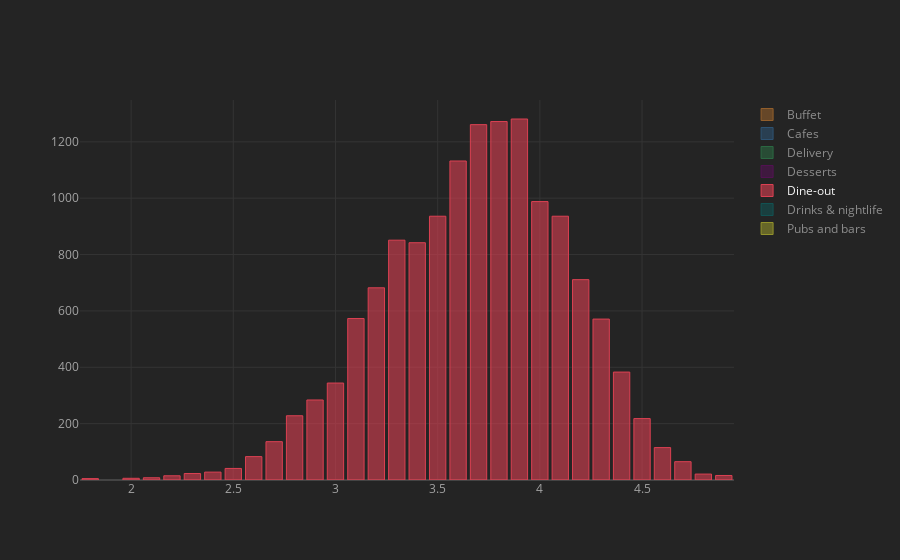

Notebook source saved alongside this figure:
### Markdown cell above
# Ratings by Type of Restaurants

### Code cell
rate_type=pd.crosstab(df['rate'],df['type'])
rate_type.iplot(kind="bar",barmode="stack")

### Figure 1 — Plotly figure (JSON) as saved in the notebook; plotly's stock layout.template omitted (floating-point values rounded to 4 significant figures)
{"data": [{"marker": {"color": "rgba(255, 153, 51, 0.6)", "line": {"color": "rgba(255, 153, 51, 1.0)", "width": 1}}, "name": "Buffet", "orientation": "v", "text": "", "type": "bar", "visible": "legendonly", "x": [1.8, 2, 2.1, 2.2, 2.3, 2.4, 2.5, 2.6, 2.7, 2.8, 2.9, 3, 3.1, 3.2, 3.3, 3.4, 3.5, 3.6, 3.7, 3.8, 3.9, 4, 4.1, 4.2, 4.3, 4.4, 4.5, 4.6, 4.7, 4.8, 4.9], "y": [0, 0, 0, 0, 5, 0, 1, 3, 4, 16, 8, 21, 13, 2, 15, 5, 28, 13, 37, 90, 91, 85, 72, 76, 99, 73, 42, 13, 21, 5, 9]}, {"marker": {"color": "rgba(55, 128, 191, 0.6)", "line": {"color": "rgba(55, 128, 191, 1.0)", "width": 1}}, "name": "Cafes", "orientation": "v", "text": "", "type": "bar", "visible": "legendonly", "x": [1.8, 2, 2.1, 2.2, 2.3, 2.4, 2.5, 2.6, 2.7, 2.8, 2.9, 3, 3.1, 3.2, 3.3, 3.4, 3.5, 3.6, 3.7, 3.8, 3.9, 4, 4.1, 4.2, 4.3, 4.4, 4.5, 4.6, 4.7, 4.8, 4.9], "y": [0, 0, 0, 0, 1, 2, 2, 10, 9, 18, 28, 18, 22, 41, 39, 37, 38, 110, 126, 154, 116, 134, 189, 150, 119, 72, 41, 23, 12, 0, 0]}, {"marker": {"color": "rgba(50, 171, 96, 0.6)", "line": {"color": "rgba(50, 171, 96, 1.0)", "width": 1}}, "name": "Delivery", "orientation": "v", "text": "", "type": "bar", "visible": "legendonly", "x": [1.8, 2, 2.1, 2.2, 2.3, 2.4, 2.5, 2.6, 2.7, 2.8, 2.9, 3, 3.1, 3.2, 3.3, 3.4, 3.5, 3.6, 3.7, 3.8, 3.9, 4, 4.1, 4.2, 4.3, 4.4, 4.5, 4.6, 4.7, 4.8, 4.9], "y": [0, 1, 16, 11, 22, 31, 53, 142, 136, 298, 412, 556, 875, 994, 1200, 1362, 1491, 1794, 2052, 1968, 2008, 1520, 1302, 855, 606, 383, 202, 75, 27, 17, 18]}, {"marker": {"color": "rgba(128, 0, 128, 0.6)", "line": {"color": "rgba(128, 0, 128, 1.0)", "width": 1}}, "name": "Desserts", "orientation": "v", "text": "", "type": "bar", "visible": "legendonly", "x": [1.8, 2, 2.1, 2.2, 2.3, 2.4, 2.5, 2.6, 2.7, 2.8, 2.9, 3, 3.1, 3.2, 3.3, 3.4, 3.5, 3.6, 3.7, 3.8, 3.9, 4, 4.1, 4.2, 4.3, 4.4, 4.5, 4.6, 4.7, 4.8, 4.9], "y": [0, 0, 0, 0, 0, 1, 1, 5, 9, 15, 57, 24, 53, 107, 127, 171, 216, 189, 244, 236, 287, 267, 236, 168, 117, 70, 55, 26, 10, 11, 7]}, {"marker": {"color": "rgba(219, 64, 82, 0.6)", "line": {"color": "rgba(219, 64, 82, 1.0)", "width": 1}}, "name": "Dine-out", "orientation": "v", "text": "", "type": "bar", "x": [1.8, 2, 2.1, 2.2, 2.3, 2.4, 2.5, 2.6, 2.7, 2.8, 2.9, 3, 3.1, 3.2, 3.3, 3.4, 3.5, 3.6, 3.7, 3.8, 3.9, 4, 4.1, 4.2, 4.3, 4.4, 4.5, 4.6, 4.7, 4.8, 4.9], "y": [5, 6, 8, 15, 23, 28, 41, 83, 136, 228, 284, 344, 573, 682, 851, 842, 936, 1132, 1261, 1272, 1281, 988, 936, 711, 571, 383, 218, 115, 65, 21, 16]}, {"marker": {"color": "rgba(0, 128, 128, 0.6)", "line": {"color": "rgba(0, 128, 128, 1.0)", "width": 1}}, "name": "Drinks & nightlife", "orientation": "v", "text": "", "type": "bar", "visible": "legendonly", "x": [1.8, 2, 2.1, 2.2, 2.3, 2.4, 2.5, 2.6, 2.7, 2.8, 2.9, 3, 3.1, 3.2, 3.3, 3.4, 3.5, 3.6, 3.7, 3.8, 3.9, 4, 4.1, 4.2, 4.3, 4.4, 4.5, 4.6, 4.7, 4.8, 4.9], "y": [0, 4, 0, 0, 0, 2, 1, 5, 6, 4, 8, 17, 8, 8, 18, 15, 34, 28, 58, 63, 105, 98, 110, 113, 111, 114, 60, 29, 18, 6, 2]}, {"marker": {"color": "rgba(255, 255, 51, 0.6)", "line": {"color": "rgba(255, 255, 51, 1.0)", "width": 1}}, "name": "Pubs and bars", "orientation": "v", "text": "", "type": "bar", "visible": "legendonly", "x": [1.8, 2, 2.1, 2.2, 2.3, 2.4, 2.5, 2.6, 2.7, 2.8, 2.9, 3, 3.1, 3.2, 3.3, 3.4, 3.5, 3.6, 3.7, 3.8, 3.9, 4, 4.1, 4.2, 4.3, 4.4, 4.5, 4.6, 4.7, 4.8, 4.9], "y": [0, 0, 0, 0, 0, 2, 1, 1, 3, 1, 4, 10, 6, 6, 22, 12, 19, 17, 26, 33, 66, 52, 80, 81, 59, 51, 38, 19, 14, 6, 3]}], "layout": {"autosize": true, "barmode": "stack", "legend": {"bgcolor": "#242424", "font": {"color": "#F4F4F4"}, "traceorder": "normal"}, "paper_bgcolor": "#242424", "plot_bgcolor": "#242424", "title": {"font": {"color": "#F4F4F4"}}, "xaxis": {"autorange": true, "gridcolor": "#343434", "range": [1.75, 4.95], "showgrid": true, "tickfont": {"color": "#A4A4A4"}, "title": {"font": {"color": "#A4A4A4"}, "text": ""}, "type": "linear", "zerolinecolor": "#444444"}, "yaxis": {"autorange": true, "gridcolor": "#343434", "range": [0, 1348.0], "showgrid": true, "tickfont": {"color": "#A4A4A4"}, "title": {"font": {"color": "#A4A4A4"}, "text": ""}, "type": "linear", "zerolinecolor": "#444444"}}}
